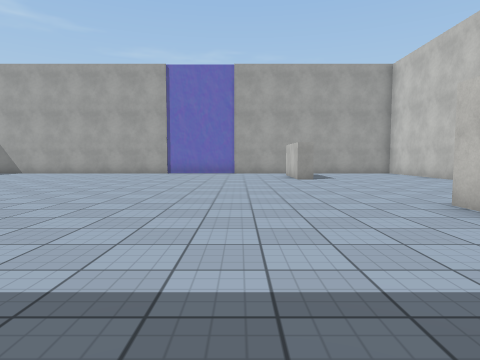
view 1 (above)

15 first-person views from a walk through a Unity game level. The camera is 1.2 m above the floor, tilts 4° down and sees 75° across. The floor is counted in squares, 1.8 m on a side. Each view is taken from the middle of a square. On the plan, view 1 faces up. The plan holds only what a view shows up to about 10 squares ahead; the rest is blank. The place goes on beyond the plan. The player is left out. Some surface patterns are stand-ins.

view 2
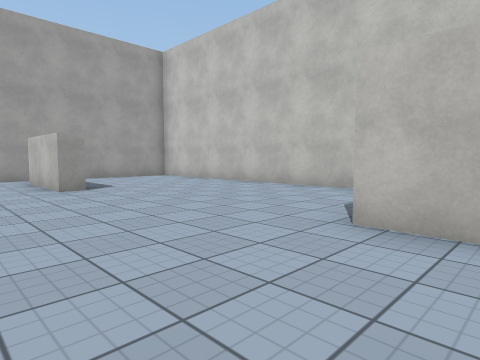

view 3
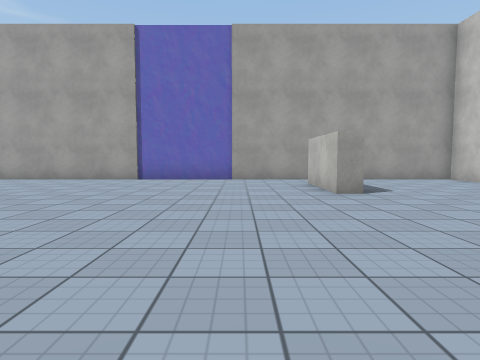

view 4
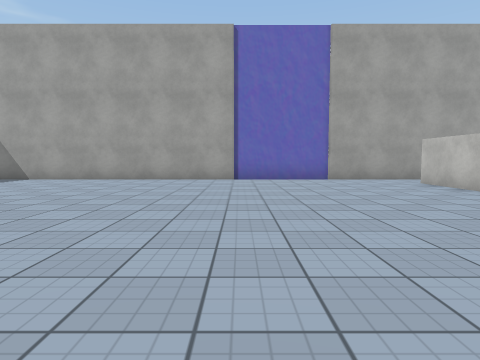

view 5
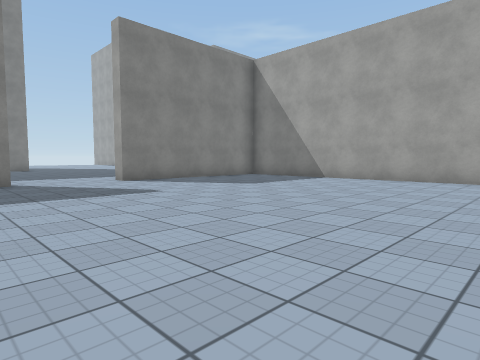

view 6
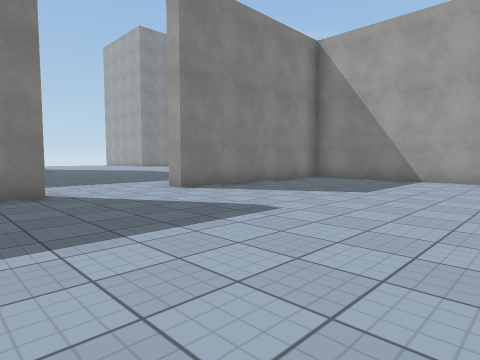

view 7
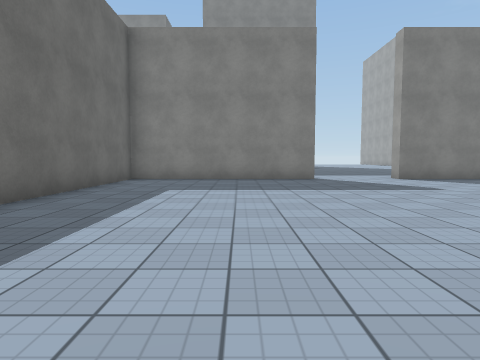

view 8
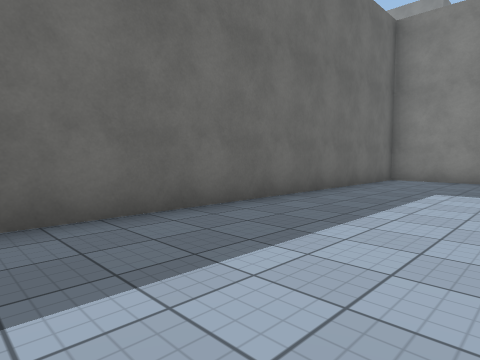

view 9
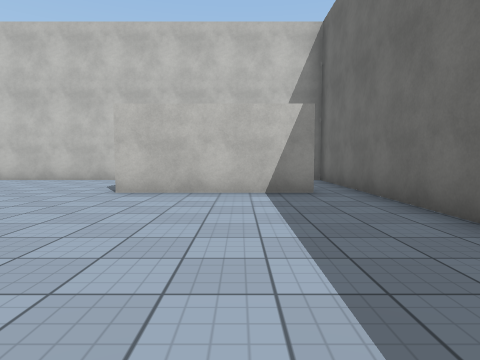

view 10
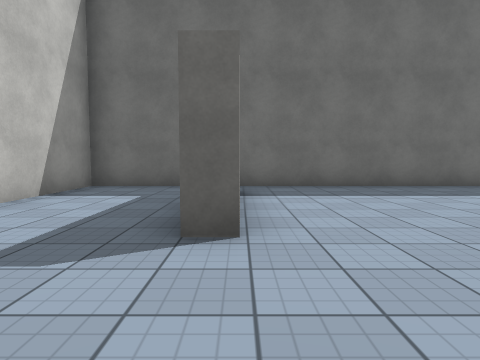

view 11
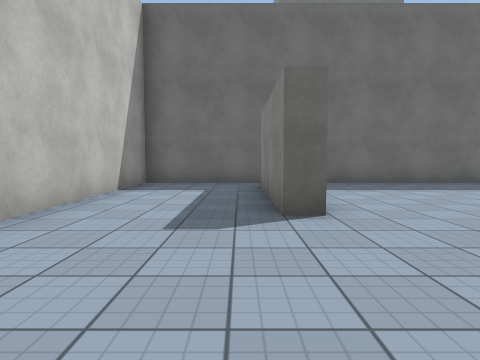

view 12
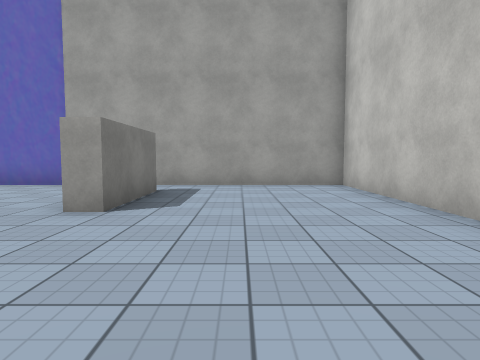

view 13
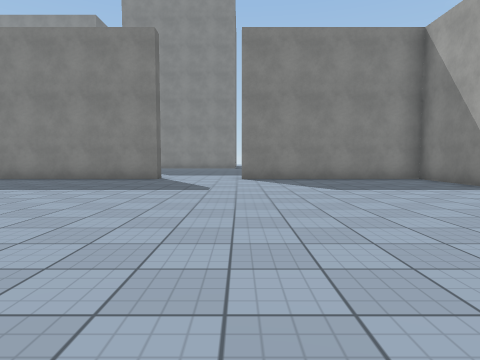

view 14
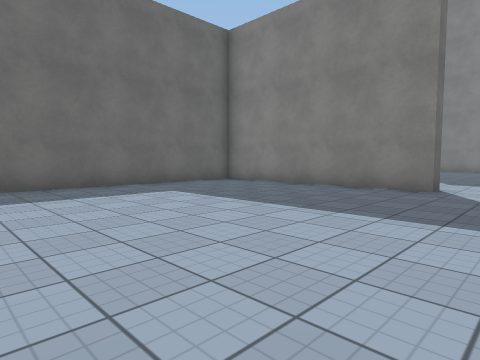

view 15
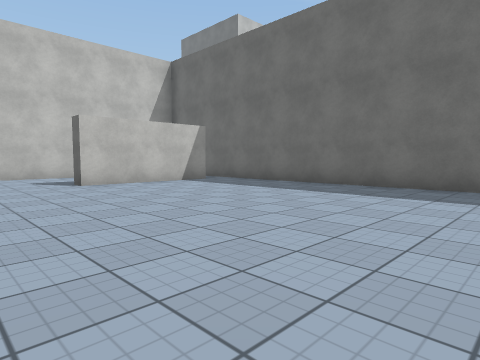

### Floor plan
Points are (right, up) in squares from view 1. A wall is a line through its corners. A room is listed if a view was taken in it or the views show most of it. See-through windows are left out.
Room 1 (views 1, 2, 3, 4, 5, 6, 7, 8, 9, 10, 11, 12, 13, 14, 15)
walls: (2.3, 12.4) (2.3, 9.8) (1.8, 9.8) (1.8, 12.4); (3, 0.5) (3, 4.4) (3.5, 4.4) (3.5, 0.5); (-13.5, 5.4) (-12.9, 5.4) (-12.9, -0.5) (6.6, -0.5) (6.6, 13.7) (-12.9, 13.7) (-12.9, 8.1) (-13.5, 8.1)
ways out: opening at (-13.3, 7)

Positions as (right, up) in squares from view 1, and headings:
1: (0, 0), facing up
2: (0, 3), facing up-right
3: (0, 4), facing up
4: (-3, 4), facing up
5: (-4, 4), facing up-left
6: (-7, 4), facing up-left
7: (-3, 3), facing left
8: (-3, 3), facing down-left
9: (-3, 2), facing right
10: (3, 7), facing down
11: (4, 8), facing down
12: (4, 6), facing up
13: (-3, 8), facing left
14: (-6, 7), facing down-left
15: (-5, 7), facing down-right
